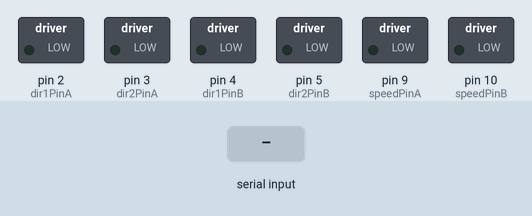
The sketch below on a simulated Arduino Uno, built with avr-gcc and run on an emulated ATmega328P. On the bench: switched loads named in the sketch (green lamp = pin HIGH). The test bench sets the inputs (shaded band).

Above: at 1.2 s.
1.3 s: "1" received over Serial
At 1.9 s:
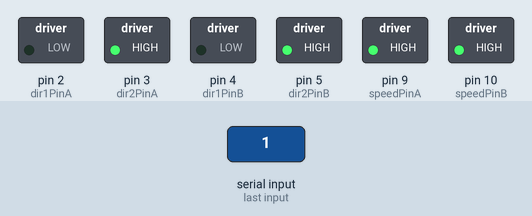
2.8 s: "0" received over Serial
At 3.1 s:
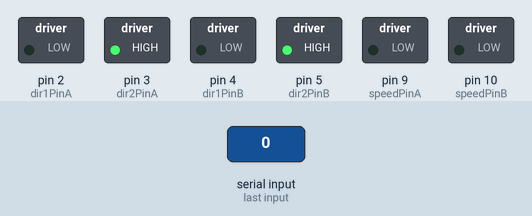
Timing chart, 0 to 5.8 s (numbered marks = the images above; inputs shaded):
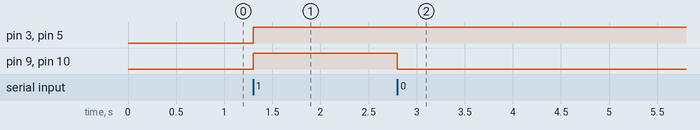

The sketch:

controlMotors.ino
```cpp
// Source code inspired from here:
// https://forum.arduino.cc/index.php?topic=398011.0

// Motor 1
int dir1PinA = 2;
int dir2PinA = 3;
int speedPinA = 9;

// Motor 2
int dir1PinB = 4;
int dir2PinB = 5;
int speedPinB = 10;

void setup()
{
  Serial.begin(9600);

  //Define L298N Dual H-Bridge Motor Controller Pins

  pinMode(dir1PinA, OUTPUT);
  pinMode(dir2PinA, OUTPUT);
  pinMode(speedPinA, OUTPUT);
  pinMode(dir1PinB, OUTPUT);
  pinMode(dir2PinB, OUTPUT);
  pinMode(speedPinB, OUTPUT);

}

void loop()
{

  if (Serial.available() > 0)
  {
    int inByte = Serial.read();

    switch (inByte)
    {

      case '1': //Forward
        //Motor 1
        analogWrite(speedPinA, 255);
        digitalWrite(dir1PinA, LOW);
        digitalWrite(dir2PinA, HIGH);
        //Motor 2
        analogWrite(speedPinB, 255);
        digitalWrite(dir1PinB, LOW);
        digitalWrite(dir2PinB, HIGH);
        break;

      case '0': //Stop
        //Motor 1
        analogWrite(speedPinA, 0);
        digitalWrite(dir1PinA, LOW);
        digitalWrite(dir2PinA, HIGH);
        //Motor 2
        analogWrite(speedPinB, 0);
        digitalWrite(dir1PinB, LOW);
        digitalWrite(dir2PinB, HIGH);
        break;
    }
  }
}
```

Measured:
- after the input at 1.3 s, pin 3 (dir2PinA), pin 5 (dir2PinB), pin 9 (speedPinA), pin 10 (speedPinB): LOW → HIGH at once
- after the input at 2.8 s, pin 9 (speedPinA), pin 10 (speedPinB): HIGH → LOW at once
